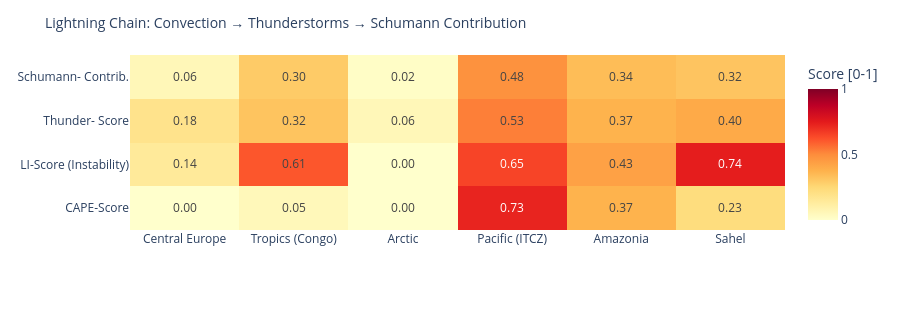

The code cell stored with this chart in its notebook:
### Code cell
# ============================================================
# LIGHTNING CHAIN: Convection → Thunderstorms → Schumann
# Shows the causal chain per measurement point as heatmap
# ============================================================

def cape_score(v):
    """CAPE → normalized score [0,1]"""
    if v is None or pd.isna(v): return 0.0
    return min(1.0, float(v) / 3000)

def li_score(v):
    """Lifted Index: negative = unstable → score [0,1]"""
    if v is None or pd.isna(v): return 0.3
    return min(1.0, max(0.0, (-float(v) + 6) / 12))

def cloud_score(v):
    if v is None or pd.isna(v): return 0.3
    return float(v) / 100

def thunder_score(row):
    """Kombinierter Gewitterwahrscheinlichkeits-Score
    CAPE + LI + Bedeckung + WMO-Gewitter + konvektiver Niederschlag (showers)
    Hinweis: X-Ray und Kp sind kein Bestandteil – nur geomagn./solarer Kontext.
    """
    cs = cape_score(row.get('cape'))
    ls = li_score(row.get('li'))
    cl = cloud_score(row.get('cloud'))
    t  = 1.0 if row.get('thunderstorm') else 0.0
    # Convective precipitation (showers) as additional indicator
    sh = min(1.0, (row.get('showers') or 0) / 5.0)
    return round(cs * 0.30 + ls * 0.25 + cl * 0.15 + t * 0.20 + sh * 0.10, 3)

def schumann_contribution(t_score, lat):
    """Schumann contribution: higher in tropics (±30°), scaled by thunderstorm score"""
    lat_weight = max(0.3, 1.0 - abs(lat) / 60)
    return round(t_score * lat_weight, 3)

df_atm['cape_score']   = df_atm.apply(lambda r: cape_score(r['cape']), axis=1)
df_atm['li_score']     = df_atm.apply(lambda r: li_score(r['li']),    axis=1)
df_atm['thunder_score']= df_atm.apply(lambda r: thunder_score(r.to_dict()), axis=1)
df_atm['schumann_contribution'] = df_atm.apply(
    lambda r: schumann_contribution(r['thunder_score'], r['lat']), axis=1)

metrics = ['cape_score', 'li_score', 'thunder_score', 'schumann_contribution']
labels  = ['CAPE-Score', 'LI-Score\n(Instability)', 'Thunder-\nScore', 'Schumann-\nContrib.']
z_data  = [df_atm[m].tolist() for m in metrics]

fig = go.Figure(go.Heatmap(
    z=z_data,
    x=df_atm['point'].tolist(),
    y=labels,
    colorscale='YlOrRd',
    zmin=0, zmax=1,
    text=[[f'{v:.2f}' for v in row] for row in z_data],
    texttemplate='%{text}', textfont=dict(size=12),
    colorbar=dict(title='Score [0-1]')
))
fig.update_layout(
    title=dict(text='Lightning Chain: Convection → Thunderstorms → Schumann Contribution', font=dict(size=14)),
    height=310,
    plot_bgcolor='rgba(0,0,0,0)', paper_bgcolor='rgba(0,0,0,0)',
    margin=dict(l=130, r=80, t=55, b=80)
)
fig.show()

### Figure 1 — Plotly figure (JSON) as saved in the notebook; plotly's stock layout.template omitted (floating-point values rounded to 4 significant figures)
{"data": [{"colorbar": {"title": {"text": "Score [0-1]"}}, "colorscale": [[0.0, "rgb(255,255,204)"], [0.125, "rgb(255,237,160)"], [0.25, "rgb(254,217,118)"], [0.375, "rgb(254,178,76)"], [0.5, "rgb(253,141,60)"], [0.625, "rgb(252,78,42)"], [0.75, "rgb(227,26,28)"], [0.875, "rgb(189,0,38)"], [1.0, "rgb(128,0,38)"]], "text": [["0.00", "0.05", "0.00", "0.73", "0.37", "0.23"], ["0.14", "0.61", "0.00", "0.65", "0.43", "0.74"], ["0.18", "0.32", "0.06", "0.53", "0.37", "0.40"], ["0.06", "0.30", "0.02", "0.48", "0.34", "0.32"]], "textfont": {"size": 12}, "texttemplate": "%{text}", "type": "heatmap", "x": ["Central Europe", "Tropics (Congo)", "Arctic", "Pacific (ITCZ)", "Amazonia", "Sahel"], "y": ["CAPE-Score", "LI-Score\n(Instability)", "Thunder-\nScore", "Schumann-\nContrib."], "z": [[0.0, 0.05, 0.0, 0.7267, 0.3733, 0.2267], [0.1417, 0.6083, 0.0, 0.65, 0.4333, 0.7417], [0.185, 0.317, 0.057, 0.527, 0.372, 0.403], [0.056, 0.296, 0.017, 0.483, 0.341, 0.316]], "zmax": 1, "zmin": 0}], "layout": {"height": 310, "margin": {"b": 80, "l": 130, "r": 80, "t": 55}, "paper_bgcolor": "rgba(0,0,0,0)", "plot_bgcolor": "rgba(0,0,0,0)", "title": {"font": {"size": 14}, "text": "Lightning Chain: Convection → Thunderstorms → Schumann Contribution"}}}
